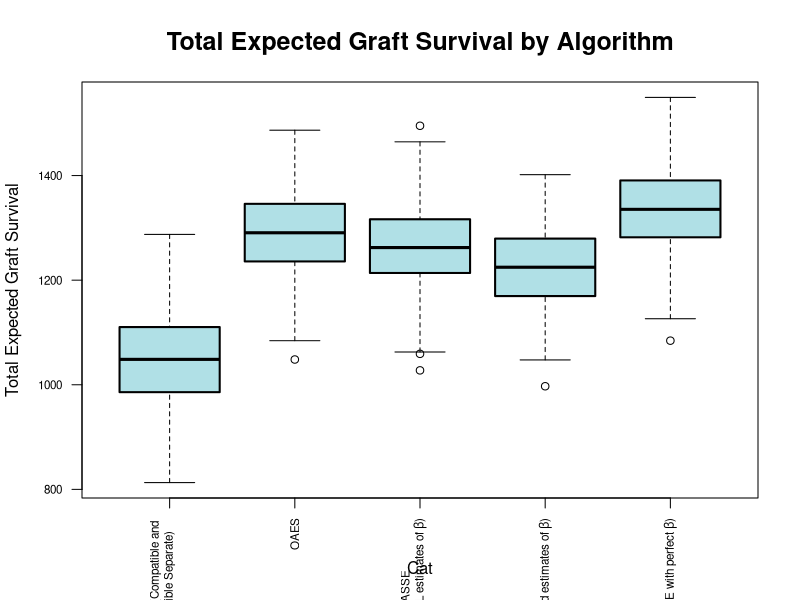

This figure's R source: (Note: this script raises an error after producing the figure.)
incompat_only = read.csv('incompat_only.csv', header=FALSE, sep='\t')
fancy_greedy = read.csv('fancy_greedy.csv', header=FALSE, sep='\t')
odasse = read.csv('odasse.csv', header=FALSE, sep='\t')
fwd_rep_odasse = read.csv('fwd_rep_odasse.csv', header=FALSE, sep='\t')
oracle = read.csv('oracle.csv', header=FALSE, sep='\t')

incompat_only$Cat = c(rep('incompat only', nrow(incompat_only)))
fancy_greedy$Cat = c(rep('fancy greedy', nrow(fancy_greedy)))
odasse$Cat = c(rep('odasse', nrow(odasse)))
fwd_rep_odasse$Cat = c(rep('fwd rep odasse', nrow(fwd_rep_odasse)))
oracle$Cat = c(rep('oracle', nrow(oracle)))

total = rbind(incompat_only, fancy_greedy, odasse, fwd_rep_odasse, oracle)
total$Cat = factor(total$Cat, c('incompat only', 'fancy greedy', 'odasse', 'fwd rep odasse', 'oracle'))
par(cex.main=1.5, cex.lab=1, cex.axis=.7)
a = boxplot(V2~Cat, total, col='powderblue', names=c('Baseline (Compatible and \n Incompatible Separate)', 
                                                 'OAES', expression(paste('ODASSE \n (ML estimates of ', beta, ')')),
                                                 expression(paste('ODASSE \n(Simulated estimates of ', beta, ')')), 
                                                 expression(paste('Oracle \n(ODASSE with perfect ', beta, ')'))), 
        main='Total Expected Graft Survival by Algorithm', ylab='Total Expected Graft Survival', boxlwd=2, las=2, srt=45)

ggplot(total, aes(x=Cat, y=V1)) + geom_boxplot(fill="gray")+
  labs(title="Total Expected Graft Survival by Algorithm",x="", y = "Total Expected Graft Survival")+
  theme_classic() + theme(plot.title = element_text(hjust = 0.5)) 

par(cex.main=1.25, cex.lab=1.5, cex.axis=.6)
boxplot(V2~Cat, total, col='powderblue', names=c('incompat only', 'fancy greedy', 'odasse', 'fwd odasse', 'fwd rep odasse', 'oracle'), main='Total Expected Graft Survival by Algorithm', ylab='Total Expected Graft Survival', boxlwd=2)

